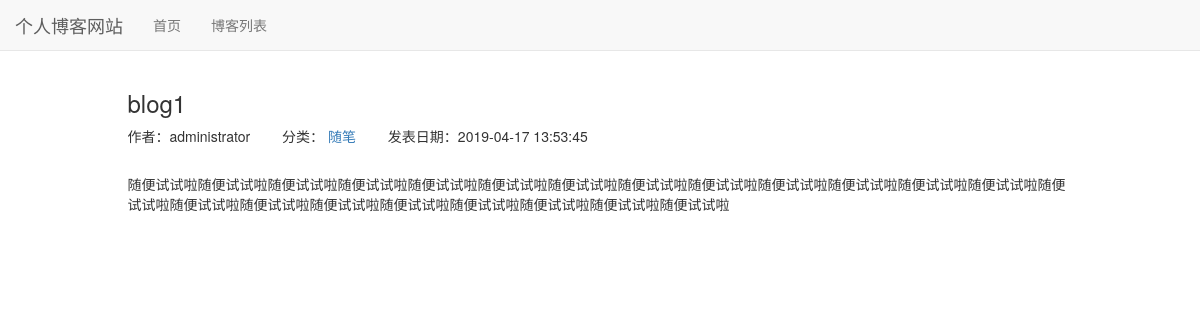
Page /blog/3 on the committed database.
### blog/models.py (models this page shows, shortened)
class Blog(models.Model):
    title = models.CharField(max_length=32)
    blog_type = models.ForeignKey(BlogType, on_delete=models.DO_NOTHING)
    content = models.TextField()
    author = models.ForeignKey(User, on_delete=models.DO_NOTHING)
    created_time = models.DateTimeField(auto_now_add=True)
    last_update_time = models.DateTimeField(auto_now=True)

class BlogType(models.Model):
    title = models.CharField(max_length=32)
    def __str__(self):
        return self.title

### blog/views.py (the view)
# urls.py: path("<int:blog_pk>",views.blog_detail,name="blog_detail"),
def blog_detail(request,blog_pk):
    context={}
    context["blog"]=get_object_or_404(Blog,pk=blog_pk)
    return render(request,"blog/blog_detail.html",context)

### blog/templates/blog/blog_detail.html (shortened to what this page needs)
{% extends 'base.html' %}
{% load staticfiles %}
{% block css %}
<link rel="stylesheet" href="{% static 'css/blog/blog.css' %}">
{% endblock %}
{% block content %}
    <div class="container">
        <div class="row">
            <div class="col-xs-10 col-xs-offset-1">
                <h3>{{ blog.title }}</h3>
                <ul class="blog_info_detail">
                    <li>作者：{{ blog.author }}</li>
                    <li>分类：
                        <a href="{% url 'blogs_with_type' blog.blog_type.pk %}">{{ blog.blog_type }}</a>
                    </li>
                    <li>发表日期：{{ blog.created_time|date:"Y-m-d H:i:s" }}</li>
                </ul>
                <div class="blog_content">{{ blog.content }}</div>
            </div>
        </div>
    </div>
{% endblock %}

### static/css/base.css (style rules this page uses)
* { margin:0; padding:0; }
body { margin-top:70px!important; }

### blog/static/css/blog/blog.css (style rules this page uses)
ul.blog_info_detail { list-display-type:none; margin-bottom: 2em; }
ul.blog_info_detail li { display:inline-block; margin-right: 2em; }

### rows in the picture
Blog: title "blog1", author "administrator", blog_type "随笔", created_time "2019-04-17 13:53:45", content "随便试试啦随便试试啦随便试试啦随便试试啦随便试试啦随便试试啦随便试试啦随便试试啦随便试试啦随便试试啦随便试试啦随便试试啦随便试试啦随便试试啦随便试试啦随便试试啦随便试试啦随便试试啦随便试试啦随便试试啦随便试试啦随便试试啦"
